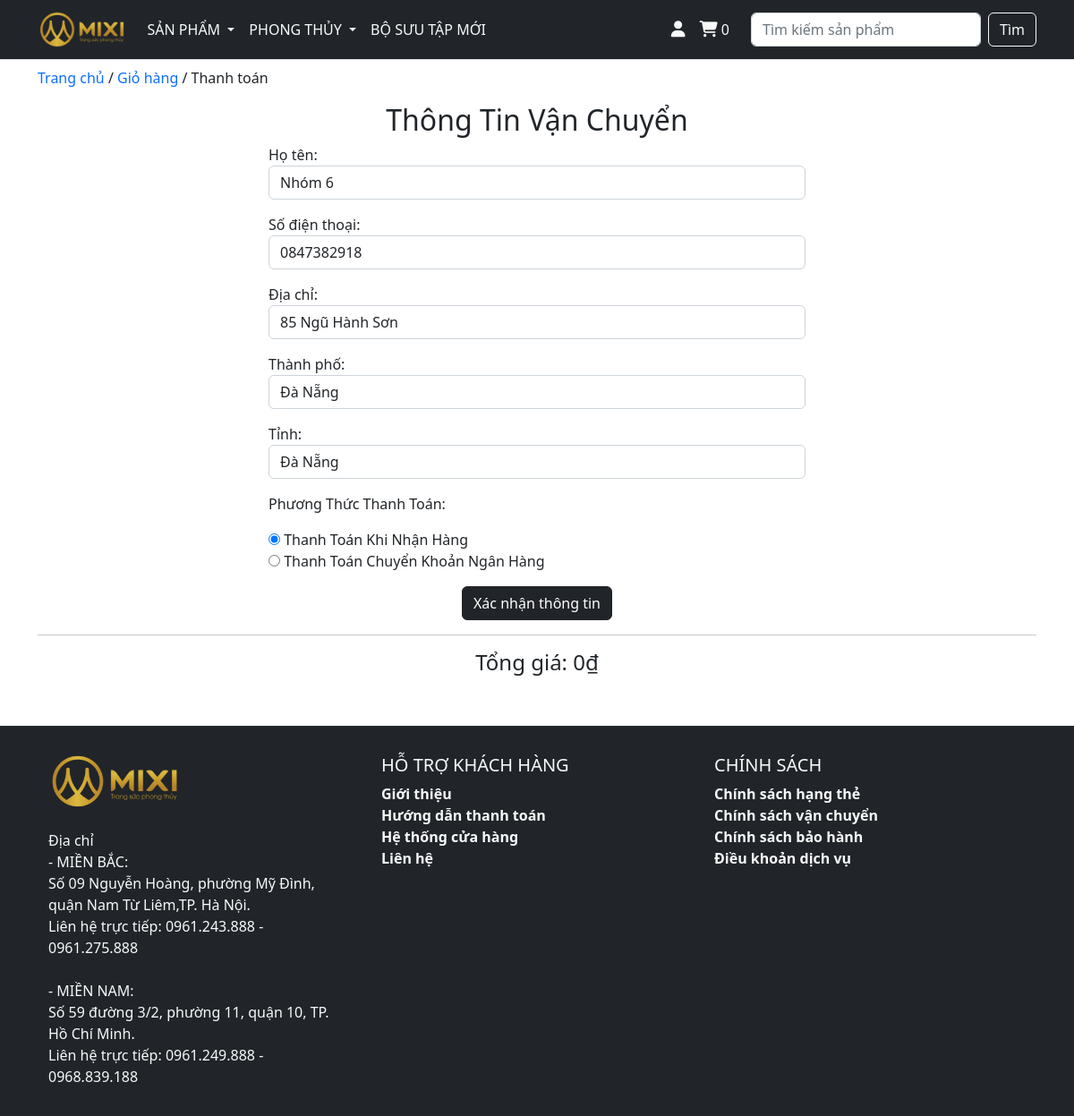
/payment/checkout/ (signed in), run on the app's committed database.
### payment/models.py (models this page shows, shortened)
class ShippingAddress(models.Model):
  user = models.ForeignKey(User, on_delete=models.CASCADE, null=True, blank=True)
  shipping_full_name = models.CharField(max_length=255)
  shipping_phone = models.CharField(max_length=255)
  shipping_address = models.CharField(max_length=255)
  shipping_city = models.CharField(max_length=50)
  shipping_state = models.CharField(max_length=50)
  class Meta:
    verbose_name_plural = "Shipping Address"

### payment/views.py (the view)
# urls.py: path('checkout/', views.checkout, name='checkout'),
def checkout(request):
  title = 'Thanh toán'
  cart = Cart(request)
  cart_products = cart.get_prods
  quantities = cart.get_quants
  totals = cart.cart_total()
  if request.user.is_authenticated:
    shipping_user = ShippingAddress.objects.get(user__id=request.user.id)
    shipping_form = ShippingForm(request.POST or None, instance=shipping_user)
  else:
    shipping_form = ShippingForm(request.POST or None)
  context = {'cart_products': cart_products,
              'quantities': quantities,
              'totals': totals,
              'shipping_form': shipping_form,
              'title': title}
  return render(request, 'pages/checkout.html', context)

### cart/context_processors.py (called while the page is built)
def cart(request):
  return {'cart': Cart(request)}

### cart/utils.py (called while the page is built, shortened)
  def cart_total(self):
    product_ids = self.cart.keys()
    products = Product.objects.filter(id__in=product_ids)
    quantities = self.cart
    total = 0
    return total

  def __len__(self):
    return sum(self.cart.values())

  def get_prods(self):
    product_ids = [int(id) for id in self.cart.keys()]
    products = Product.objects.filter(id__in=product_ids)
    return products

### templates/pages/checkout.html (shortened to what this page needs)
{% extends '../layouts/base.html' %}
{% block main %}
<div class="mb-3 mt-2"><a href="/" style="text-decoration: none;">Trang chủ</a> / <a href="/cart/" style="text-decoration: none;">Giỏ hàng</a> / Thanh toán</div>
<h2 style="text-align: center;">Thông Tin Vận Chuyển</h2>
<div class="d-flex justify-content-center">
  <form action="/payment/billing-info/" method="POST" style="width: 50vw;">
    <p>
      <label for="">Họ tên:</label>
      {{ shipping_form.shipping_full_name }}
    </p>
    <p>
      <label for="">Số điện thoại:</label>
      {{ shipping_form.shipping_phone }}
    </p>
    <p>
      <label for="">Địa chỉ:</label>
      {{ shipping_form.shipping_address }}
    </p>
    <p>
      <label for="">Thành phố: </label>
      {{ shipping_form.shipping_city }}
    </p>
    <p>
      <label for="">Tỉnh: </label>
      {{ shipping_form.shipping_state }}
    </p>
    <p>
      <label for="">Phương Thức Thanh Toán: </label>
      {{ shipping_form.shipping_payment_type }}
    </p>
    <center>
      <button type="submit" class="btn btn-dark">Xác nhận thông tin</button>
    </center>
  </form>
</div>
<hr>
<h4 style="text-align: center;">Tổng giá: {{ totals }}₫</h4>
<br><br>
{% load static %}
{% endblock %}

### data on the page
ShippingAddress: shipping_full_name "Nhóm 6", shipping_phone "0847382918", shipping_address "85 Ngũ Hành Sơn", shipping_city "Đà Nẵng", shipping_state "Đà Nẵng"

### other printed values
{{ cart | length }} "0"
{{ totals }} "0"
